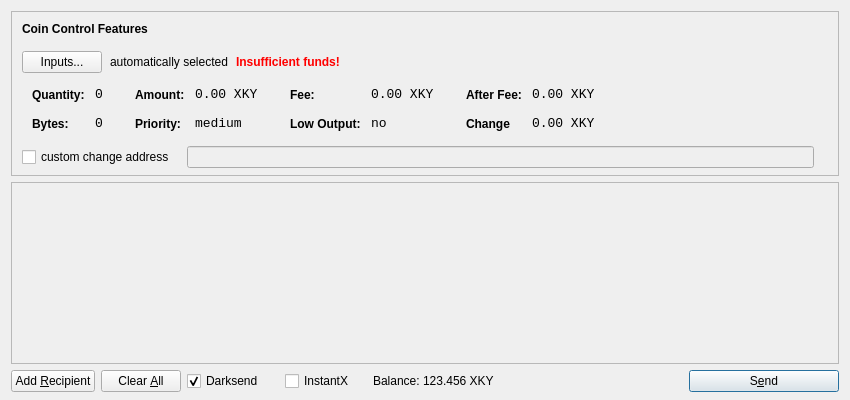
<?xml version="1.0" encoding="UTF-8"?>
<ui version="4.0">
 <class>SendCoinsDialog</class>
 <widget class="QDialog" name="SendCoinsDialog">
  <property name="geometry">
   <rect>
    <x>0</x>
    <y>0</y>
    <width>850</width>
    <height>400</height>
   </rect>
  </property>
  <property name="windowTitle">
   <string>Send Coins</string>
  </property>
  <layout class="QVBoxLayout" name="verticalLayout" stretch="0,1,0">
   <property name="bottomMargin">
    <number>8</number>
   </property>
   <item>
    <widget class="QFrame" name="frameCoinControl">
     <property name="sizePolicy">
      <sizepolicy hsizetype="Expanding" vsizetype="Expanding">
       <horstretch>0</horstretch>
       <verstretch>0</verstretch>
      </sizepolicy>
     </property>
     <property name="maximumSize">
      <size>
       <width>16777215</width>
       <height>16777215</height>
      </size>
     </property>
     <property name="frameShape">
      <enum>QFrame::StyledPanel</enum>
     </property>
     <property name="frameShadow">
      <enum>QFrame::Sunken</enum>
     </property>
     <layout class="QVBoxLayout" name="verticalLayoutCoinControl2">
      <property name="spacing">
       <number>-1</number>
      </property>
      <property name="leftMargin">
       <number>0</number>
      </property>
      <property name="topMargin">
       <number>0</number>
      </property>
      <property name="rightMargin">
       <number>0</number>
      </property>
      <property name="bottomMargin">
       <number>6</number>
      </property>
      <item>
       <layout class="QVBoxLayout" name="verticalLayoutCoinControl" stretch="0,0,0,0,1">
        <property name="spacing">
         <number>0</number>
        </property>
        <property name="leftMargin">
         <number>10</number>
        </property>
        <property name="topMargin">
         <number>10</number>
        </property>
        <item>
         <layout class="QHBoxLayout" name="horizontalLayoutCoinControl1">
          <property name="bottomMargin">
           <number>15</number>
          </property>
          <item>
           <widget class="QLabel" name="labelCoinControlFeatures">
            <property name="sizePolicy">
             <sizepolicy hsizetype="Preferred" vsizetype="Maximum">
              <horstretch>0</horstretch>
              <verstretch>0</verstretch>
             </sizepolicy>
            </property>
            <property name="font">
             <font>
              <weight>75</weight>
              <bold>true</bold>
             </font>
            </property>
            <property name="styleSheet">
             <string notr="true">font-weight:bold;</string>
            </property>
            <property name="text">
             <string>Coin Control Features</string>
            </property>
           </widget>
          </item>
         </layout>
        </item>
        <item>
         <layout class="QHBoxLayout" name="horizontalLayoutCoinControl2" stretch="0,0,0,0">
          <property name="spacing">
           <number>8</number>
          </property>
          <property name="bottomMargin">
           <number>10</number>
          </property>
          <item>
           <widget class="QPushButton" name="pushButtonCoinControl">
            <property name="styleSheet">
             <string notr="true"/>
            </property>
            <property name="text">
             <string>Inputs...</string>
            </property>
           </widget>
          </item>
          <item>
           <widget class="QLabel" name="labelCoinControlAutomaticallySelected">
            <property name="text">
             <string>automatically selected</string>
            </property>
            <property name="margin">
             <number>5</number>
            </property>
           </widget>
          </item>
          <item>
           <widget class="QLabel" name="labelCoinControlInsuffFunds">
            <property name="font">
             <font>
              <weight>75</weight>
              <bold>true</bold>
             </font>
            </property>
            <property name="styleSheet">
             <string notr="true">color:red;font-weight:bold;</string>
            </property>
            <property name="text">
             <string>Insufficient funds!</string>
            </property>
            <property name="margin">
             <number>5</number>
            </property>
           </widget>
          </item>
          <item>
           <spacer name="horizontalSpacerCoinControl">
            <property name="orientation">
             <enum>Qt::Horizontal</enum>
            </property>
            <property name="sizeHint" stdset="0">
             <size>
              <width>40</width>
              <height>1</height>
             </size>
            </property>
           </spacer>
          </item>
         </layout>
        </item>
        <item>
         <widget class="QWidget" name="widgetCoinControl" native="true">
          <property name="sizePolicy">
           <sizepolicy hsizetype="Preferred" vsizetype="Preferred">
            <horstretch>0</horstretch>
            <verstretch>0</verstretch>
           </sizepolicy>
          </property>
          <property name="minimumSize">
           <size>
            <width>0</width>
            <height>0</height>
           </size>
          </property>
          <property name="styleSheet">
           <string notr="true"/>
          </property>
          <layout class="QHBoxLayout" name="horizontalLayoutCoinControl5">
           <property name="margin">
            <number>0</number>
           </property>
           <item>
            <layout class="QHBoxLayout" name="horizontalLayoutCoinControl3" stretch="0,0,0,1">
             <property name="spacing">
              <number>20</number>
             </property>
             <property name="topMargin">
              <number>0</number>
             </property>
             <property name="bottomMargin">
              <number>10</number>
             </property>
             <item>
              <layout class="QFormLayout" name="formLayoutCoinControl1">
               <property name="horizontalSpacing">
                <number>10</number>
               </property>
               <property name="verticalSpacing">
                <number>14</number>
               </property>
               <property name="leftMargin">
                <number>10</number>
               </property>
               <property name="topMargin">
                <number>4</number>
               </property>
               <property name="rightMargin">
                <number>6</number>
               </property>
               <item row="0" column="0">
                <widget class="QLabel" name="labelCoinControlQuantityText">
                 <property name="styleSheet">
                  <string notr="true">font-weight:bold;</string>
                 </property>
                 <property name="text">
                  <string>Quantity:</string>
                 </property>
                 <property name="margin">
                  <number>0</number>
                 </property>
                </widget>
               </item>
               <item row="0" column="1">
                <widget class="QLabel" name="labelCoinControlQuantity">
                 <property name="font">
                  <font>
                   <family>Monospace</family>
                   <pointsize>10</pointsize>
                  </font>
                 </property>
                 <property name="cursor">
                  <cursorShape>IBeamCursor</cursorShape>
                 </property>
                 <property name="contextMenuPolicy">
                  <enum>Qt::ActionsContextMenu</enum>
                 </property>
                 <property name="text">
                  <string>0</string>
                 </property>
                 <property name="margin">
                  <number>0</number>
                 </property>
                 <property name="textInteractionFlags">
                  <set>Qt::LinksAccessibleByMouse|Qt::TextSelectableByKeyboard|Qt::TextSelectableByMouse</set>
                 </property>
                </widget>
               </item>
               <item row="1" column="0">
                <widget class="QLabel" name="labelCoinControlBytesText">
                 <property name="styleSheet">
                  <string notr="true">font-weight:bold;</string>
                 </property>
                 <property name="text">
                  <string>Bytes:</string>
                 </property>
                </widget>
               </item>
               <item row="1" column="1">
                <widget class="QLabel" name="labelCoinControlBytes">
                 <property name="font">
                  <font>
                   <family>Monospace</family>
                   <pointsize>10</pointsize>
                  </font>
                 </property>
                 <property name="cursor">
                  <cursorShape>IBeamCursor</cursorShape>
                 </property>
                 <property name="contextMenuPolicy">
                  <enum>Qt::ActionsContextMenu</enum>
                 </property>
                 <property name="text">
                  <string>0</string>
                 </property>
                 <property name="textInteractionFlags">
                  <set>Qt::LinksAccessibleByMouse|Qt::TextSelectableByKeyboard|Qt::TextSelectableByMouse</set>
                 </property>
                </widget>
               </item>
              </layout>
             </item>
             <item>
              <layout class="QFormLayout" name="formLayoutCoinControl2">
               <property name="horizontalSpacing">
                <number>10</number>
               </property>
               <property name="verticalSpacing">
                <number>14</number>
               </property>
               <property name="leftMargin">
                <number>6</number>
               </property>
               <property name="topMargin">
                <number>4</number>
               </property>
               <property name="rightMargin">
                <number>6</number>
               </property>
               <item row="0" column="0">
                <widget class="QLabel" name="labelCoinControlAmountText">
                 <property name="styleSheet">
                  <string notr="true">font-weight:bold;</string>
                 </property>
                 <property name="text">
                  <string>Amount:</string>
                 </property>
                 <property name="margin">
                  <number>0</number>
                 </property>
                </widget>
               </item>
               <item row="0" column="1">
                <widget class="QLabel" name="labelCoinControlAmount">
                 <property name="font">
                  <font>
                   <family>Monospace</family>
                   <pointsize>10</pointsize>
                  </font>
                 </property>
                 <property name="cursor">
                  <cursorShape>IBeamCursor</cursorShape>
                 </property>
                 <property name="contextMenuPolicy">
                  <enum>Qt::ActionsContextMenu</enum>
                 </property>
                 <property name="text">
                  <string>0.00 XKY</string>
                 </property>
                 <property name="textInteractionFlags">
                  <set>Qt::LinksAccessibleByMouse|Qt::TextSelectableByKeyboard|Qt::TextSelectableByMouse</set>
                 </property>
                </widget>
               </item>
               <item row="1" column="0">
                <widget class="QLabel" name="labelCoinControlPriorityText">
                 <property name="styleSheet">
                  <string notr="true">font-weight:bold;</string>
                 </property>
                 <property name="text">
                  <string>Priority:</string>
                 </property>
                </widget>
               </item>
               <item row="1" column="1">
                <widget class="QLabel" name="labelCoinControlPriority">
                 <property name="font">
                  <font>
                   <family>Monospace</family>
                   <pointsize>10</pointsize>
                  </font>
                 </property>
                 <property name="cursor">
                  <cursorShape>IBeamCursor</cursorShape>
                 </property>
                 <property name="contextMenuPolicy">
                  <enum>Qt::ActionsContextMenu</enum>
                 </property>
                 <property name="text">
                  <string>medium</string>
                 </property>
                 <property name="textInteractionFlags">
                  <set>Qt::LinksAccessibleByMouse|Qt::TextSelectableByKeyboard|Qt::TextSelectableByMouse</set>
                 </property>
                </widget>
               </item>
              </layout>
             </item>
             <item>
              <layout class="QFormLayout" name="formLayoutCoinControl3">
               <property name="horizontalSpacing">
                <number>10</number>
               </property>
               <property name="verticalSpacing">
                <number>14</number>
               </property>
               <property name="leftMargin">
                <number>6</number>
               </property>
               <property name="topMargin">
                <number>4</number>
               </property>
               <property name="rightMargin">
                <number>6</number>
               </property>
               <item row="0" column="0">
                <widget class="QLabel" name="labelCoinControlFeeText">
                 <property name="styleSheet">
                  <string notr="true">font-weight:bold;</string>
                 </property>
                 <property name="text">
                  <string>Fee:</string>
                 </property>
                 <property name="margin">
                  <number>0</number>
                 </property>
                </widget>
               </item>
               <item row="0" column="1">
                <widget class="QLabel" name="labelCoinControlFee">
                 <property name="font">
                  <font>
                   <family>Monospace</family>
                   <pointsize>10</pointsize>
                  </font>
                 </property>
                 <property name="cursor">
                  <cursorShape>IBeamCursor</cursorShape>
                 </property>
                 <property name="contextMenuPolicy">
                  <enum>Qt::ActionsContextMenu</enum>
                 </property>
                 <property name="text">
                  <string>0.00 XKY</string>
                 </property>
                 <property name="textInteractionFlags">
                  <set>Qt::LinksAccessibleByMouse|Qt::TextSelectableByKeyboard|Qt::TextSelectableByMouse</set>
                 </property>
                </widget>
               </item>
               <item row="1" column="0">
                <widget class="QLabel" name="labelCoinControlLowOutputText">
                 <property name="styleSheet">
                  <string notr="true">font-weight:bold;</string>
                 </property>
                 <property name="text">
                  <string>Low Output:</string>
                 </property>
                </widget>
               </item>
               <item row="1" column="1">
                <widget class="QLabel" name="labelCoinControlLowOutput">
                 <property name="font">
                  <font>
                   <family>Monospace</family>
                   <pointsize>10</pointsize>
                  </font>
                 </property>
                 <property name="cursor">
                  <cursorShape>IBeamCursor</cursorShape>
                 </property>
                 <property name="contextMenuPolicy">
                  <enum>Qt::ActionsContextMenu</enum>
                 </property>
                 <property name="text">
                  <string>no</string>
                 </property>
                 <property name="textInteractionFlags">
                  <set>Qt::LinksAccessibleByMouse|Qt::TextSelectableByKeyboard|Qt::TextSelectableByMouse</set>
                 </property>
                </widget>
               </item>
              </layout>
             </item>
             <item>
              <layout class="QFormLayout" name="formLayoutCoinControl4">
               <property name="horizontalSpacing">
                <number>10</number>
               </property>
               <property name="verticalSpacing">
                <number>14</number>
               </property>
               <property name="leftMargin">
                <number>6</number>
               </property>
               <property name="topMargin">
                <number>4</number>
               </property>
               <property name="rightMargin">
                <number>6</number>
               </property>
               <item row="0" column="0">
                <widget class="QLabel" name="labelCoinControlAfterFeeText">
                 <property name="styleSheet">
                  <string notr="true">font-weight:bold;</string>
                 </property>
                 <property name="text">
                  <string>After Fee:</string>
                 </property>
                 <property name="margin">
                  <number>0</number>
                 </property>
                </widget>
               </item>
               <item row="0" column="1">
                <widget class="QLabel" name="labelCoinControlAfterFee">
                 <property name="font">
                  <font>
                   <family>Monospace</family>
                   <pointsize>10</pointsize>
                  </font>
                 </property>
                 <property name="cursor">
                  <cursorShape>IBeamCursor</cursorShape>
                 </property>
                 <property name="contextMenuPolicy">
                  <enum>Qt::ActionsContextMenu</enum>
                 </property>
                 <property name="text">
                  <string>0.00 XKY</string>
                 </property>
                 <property name="textInteractionFlags">
                  <set>Qt::LinksAccessibleByMouse|Qt::TextSelectableByKeyboard|Qt::TextSelectableByMouse</set>
                 </property>
                </widget>
               </item>
               <item row="1" column="0">
                <widget class="QLabel" name="labelCoinControlChangeText">
                 <property name="styleSheet">
                  <string notr="true">font-weight:bold;</string>
                 </property>
                 <property name="text">
                  <string>Change</string>
                 </property>
                </widget>
               </item>
               <item row="1" column="1">
                <widget class="QLabel" name="labelCoinControlChange">
                 <property name="font">
                  <font>
                   <family>Monospace</family>
                   <pointsize>10</pointsize>
                  </font>
                 </property>
                 <property name="cursor">
                  <cursorShape>IBeamCursor</cursorShape>
                 </property>
                 <property name="contextMenuPolicy">
                  <enum>Qt::ActionsContextMenu</enum>
                 </property>
                 <property name="text">
                  <string>0.00 XKY</string>
                 </property>
                 <property name="textInteractionFlags">
                  <set>Qt::LinksAccessibleByMouse|Qt::TextSelectableByKeyboard|Qt::TextSelectableByMouse</set>
                 </property>
                </widget>
               </item>
              </layout>
             </item>
            </layout>
           </item>
          </layout>
         </widget>
        </item>
        <item>
         <layout class="QHBoxLayout" name="horizontalLayoutCoinControl4" stretch="0,0,0">
          <property name="spacing">
           <number>12</number>
          </property>
          <property name="sizeConstraint">
           <enum>QLayout::SetDefaultConstraint</enum>
          </property>
          <property name="topMargin">
           <number>5</number>
          </property>
          <property name="rightMargin">
           <number>5</number>
          </property>
          <item>
           <widget class="QCheckBox" name="checkBoxCoinControlChange">
            <property name="text">
             <string>custom change address</string>
            </property>
           </widget>
          </item>
          <item>
           <widget class="QLineEdit" name="lineEditCoinControlChange">
            <property name="enabled">
             <bool>false</bool>
            </property>
            <property name="sizePolicy">
             <sizepolicy hsizetype="Expanding" vsizetype="Fixed">
              <horstretch>0</horstretch>
              <verstretch>0</verstretch>
             </sizepolicy>
            </property>
           </widget>
          </item>
          <item>
           <widget class="QLabel" name="labelCoinControlChangeLabel">
            <property name="sizePolicy">
             <sizepolicy hsizetype="Preferred" vsizetype="Expanding">
              <horstretch>0</horstretch>
              <verstretch>0</verstretch>
             </sizepolicy>
            </property>
            <property name="minimumSize">
             <size>
              <width>0</width>
              <height>0</height>
             </size>
            </property>
            <property name="text">
             <string/>
            </property>
            <property name="margin">
             <number>3</number>
            </property>
           </widget>
          </item>
         </layout>
        </item>
        <item>
         <spacer name="verticalSpacerCoinControl">
          <property name="orientation">
           <enum>Qt::Vertical</enum>
          </property>
          <property name="sizeHint" stdset="0">
           <size>
            <width>800</width>
            <height>1</height>
           </size>
          </property>
         </spacer>
        </item>
       </layout>
      </item>
     </layout>
    </widget>
   </item>
   <item>
    <widget class="QScrollArea" name="scrollArea">
     <property name="widgetResizable">
      <bool>true</bool>
     </property>
     <widget class="QWidget" name="scrollAreaWidgetContents">
      <property name="geometry">
       <rect>
        <x>0</x>
        <y>0</y>
        <width>830</width>
        <height>165</height>
       </rect>
      </property>
      <layout class="QVBoxLayout" name="verticalLayout_2">
       <property name="margin">
        <number>0</number>
       </property>
       <item>
        <layout class="QVBoxLayout" name="entries">
         <property name="spacing">
          <number>6</number>
         </property>
        </layout>
       </item>
       <item>
        <spacer name="verticalSpacer">
         <property name="orientation">
          <enum>Qt::Vertical</enum>
         </property>
         <property name="sizeHint" stdset="0">
          <size>
           <width>20</width>
           <height>40</height>
          </size>
         </property>
        </spacer>
       </item>
      </layout>
     </widget>
    </widget>
   </item>
   <item>
    <layout class="QHBoxLayout" name="horizontalLayout">
     <item>
      <widget class="QPushButton" name="addButton">
       <property name="toolTip">
        <string>Send to multiple recipients at once</string>
       </property>
       <property name="text">
        <string>Add &amp;Recipient</string>
       </property>
       <property name="autoDefault">
        <bool>false</bool>
       </property>
      </widget>
     </item>
     <item>
      <widget class="QPushButton" name="clearButton">
       <property name="sizePolicy">
        <sizepolicy hsizetype="Minimum" vsizetype="Fixed">
         <horstretch>0</horstretch>
         <verstretch>0</verstretch>
        </sizepolicy>
       </property>
       <property name="toolTip">
        <string>Remove all transaction fields</string>
       </property>
       <property name="text">
        <string>Clear &amp;All</string>
       </property>
       <property name="autoRepeatDelay">
        <number>300</number>
       </property>
       <property name="autoDefault">
        <bool>false</bool>
       </property>
      </widget>
     </item>
     <item>
      <layout class="QHBoxLayout" name="horizontalLayout_2">
       <property name="spacing">
        <number>3</number>
       </property>
        <item>
        <widget class="QCheckBox" name="checkUseDarksend">
         <property name="minimumSize">
          <size>
           <width>95</width>
           <height>0</height>
          </size>
         </property>
         <property name="text">
          <string>Darksend</string>
         </property>
         <property name="checked">
          <bool>true</bool>
         </property>
        </widget>
       </item>
       <item>
        <widget class="QCheckBox" name="checkInstantX">
         <property name="enabled">
          <bool>true</bool>
         </property>
         <property name="minimumSize">
          <size>
           <width>85</width>
           <height>0</height>
          </size>
         </property>
         <property name="text">
          <string>InstantX</string>
         </property>
        </widget>
       </item>
       <item>
        <widget class="QLabel" name="label">
         <property name="sizePolicy">
          <sizepolicy hsizetype="Preferred" vsizetype="Fixed">
           <horstretch>0</horstretch>
           <verstretch>0</verstretch>
          </sizepolicy>
         </property>
         <property name="text">
          <string>Balance:</string>
         </property>
        </widget>
       </item>
       <item>
        <widget class="QLabel" name="labelBalance">
         <property name="sizePolicy">
          <sizepolicy hsizetype="Preferred" vsizetype="Fixed">
           <horstretch>0</horstretch>
           <verstretch>0</verstretch>
          </sizepolicy>
         </property>
         <property name="cursor">
          <cursorShape>IBeamCursor</cursorShape>
         </property>
         <property name="text">
          <string>123.456 XKY</string>
         </property>
         <property name="textInteractionFlags">
          <set>Qt::LinksAccessibleByMouse|Qt::TextSelectableByKeyboard|Qt::TextSelectableByMouse</set>
         </property>
        </widget>
       </item>
      </layout>
     </item>
     <item>
      <spacer name="horizontalSpacer">
       <property name="orientation">
        <enum>Qt::Horizontal</enum>
       </property>
       <property name="sizeHint" stdset="0">
        <size>
         <width>40</width>
         <height>20</height>
        </size>
       </property>
      </spacer>
     </item>
     <item>
      <widget class="QPushButton" name="sendButton">
       <property name="minimumSize">
        <size>
         <width>150</width>
         <height>0</height>
        </size>
       </property>
       <property name="toolTip">
        <string>Confirm the send action</string>
       </property>
       <property name="text">
        <string>S&amp;end</string>
       </property>
       <property name="icon">
        <iconset resource="../bitcoin.qrc">
         <normaloff>:/icons/send</normaloff>:/icons/send</iconset>
       </property>
       <property name="default">
        <bool>true</bool>
       </property>
      </widget>
     </item>
    </layout>
   </item>
  </layout>
 </widget>
 <resources>
  <include location="../bitcoin.qrc"/>
 </resources>
 <connections/>
</ui>
